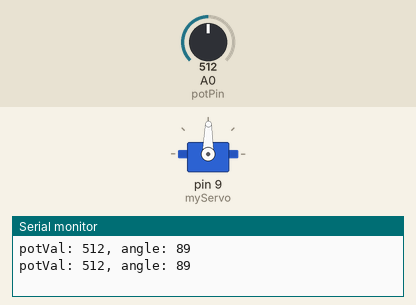
Simulated run of this sketch. Board: Arduino Uno, built with avr-gcc and run on an emulated ATmega328P. Parts: servo, the last lines printed to the serial monitor. The inputs (shaded band) are chosen by the test bench; at power-on: A0 (potPin) = 512.

Above: at 2.6 s.
2.7 s: A0 (potPin) set to 716
At 3.9 s:
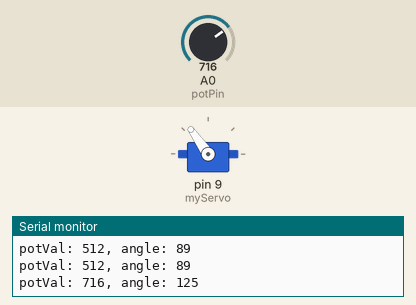
5.1 s: A0 (potPin) set to 900
At 6.5 s:
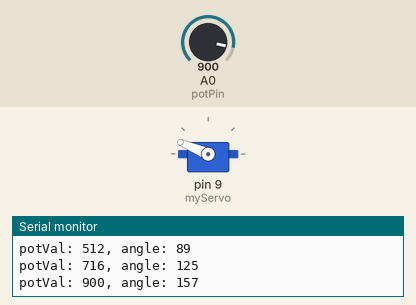
7.5 s: A0 (potPin) set to 1023
At 10.2 s:
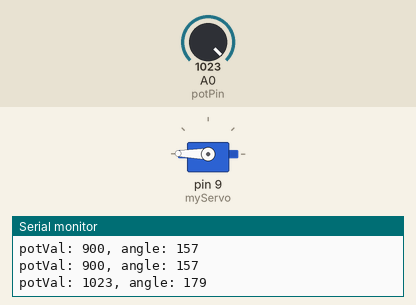
10.5 s: A0 (potPin) set to 306
At 11.9 s:
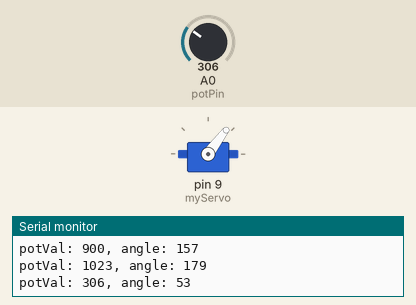
12.9 s: A0 (potPin) set to 122
At 15.6 s:
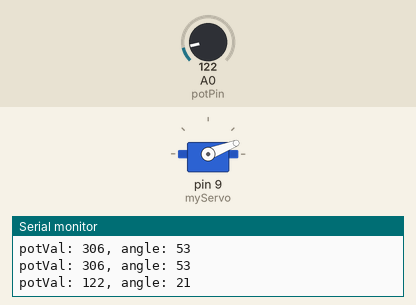
15.9 s: A0 (potPin) set to 511
At 17.2 s:
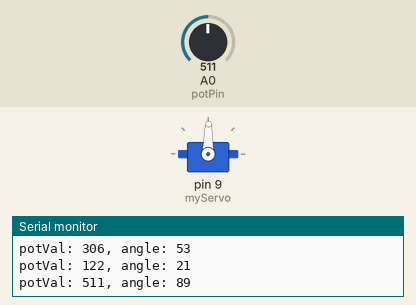
Timing chart, 0 to 18.9 s (numbered marks = the images above; inputs shaded):
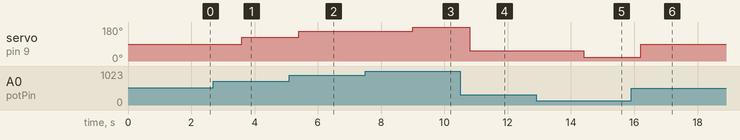

Measured:
- after the input at 2.7 s, servo on pin 9 (myServo): 89° → 125° after 0.90 s
- after the input at 5.1 s, servo on pin 9 (myServo): 125° → 157° after 0.30 s
- after the input at 7.5 s, servo on pin 9 (myServo): 157° → 179° after 1.5 s
- after the input at 10.5 s, servo on pin 9 (myServo): 179° → 53° after 0.31 s
- after the input at 12.9 s, servo on pin 9 (myServo): 53° → 21° after 1.5 s
- after the input at 15.9 s, servo on pin 9 (myServo): 21° → 89° after 0.31 s

The sketch:

servo_motor.ino
```cpp
/**
  This program involves a potentiometer as a voltage divider. As the knob is turned the ratio of voltage
  between the middle pin and power is changed. This controls the position of a servo motor. The
  servo motor arm rotates a max of 180 degrees. Voltage values from pot are mapped to degree values.
**/

#include <Servo.h>
Servo myServo; // create obj for servo

int const potPin = A0; // potentiometer pin
int potVal; // analog input value
int angle; // angle we want servo to move to

void setup() {
  myServo.attach(9); // lets Arduino know which pin servo is attached to
  Serial.begin(9600);
}

void loop() {
  potVal = analogRead(potPin);
  Serial.print("potVal: ");
  Serial.print(potVal);

  angle = map(potVal, 0, 1023, 0, 179); // map() scales numbers 0-1023 to 0-179
  Serial.print(", angle: ");
  Serial.println(angle);

  myServo.write(angle); // moves servo to desired angle
  delay(1800); // time to move to new position

}
```
